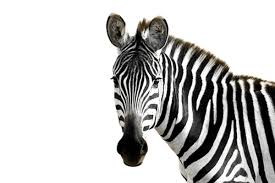
#> input picture notebooks/IA/imagenes/frida.jpg, 275 x 183 px
$ jupyter execute 12.ipynb   (shell and % lines are left out)
#> lines starting #> are read from the running program, lines starting #| are printed output that depends on the picture
[cell 1]
import numpy as np
import matplotlib.pyplot as plt
from PIL import Image

plt.style.use('classic')  # Esto configura el estilo clásico para los gráficos

# Cambia la ruta a la ubicación correcta de tu imagen
imagen = Image.open("./imagenes/frida.jpg")  # Asegúrate de que 'imagenes' está en el directorio correcto
#> imagen is the input picture: PIL image 275x183 RGB; mean R, G, B 197, 196.6, 195.7


plt.imshow(imagen)  # Muestra la imagen
plt.show()  # Muestra la imagen

[cell 2]
imagen_gr=imagen.convert('LA')

imagen_mat = np.array(list(imagen_gr.getdata(band=0)), float)

imagen_mat.shape = (imagen_gr.size[1], imagen_gr.size[0])

U, D, V = np.linalg.svd(imagen_mat)
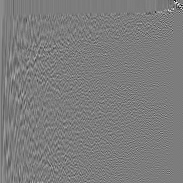
#> U: shape (183, 183) float64; min -0.701, max 0.729, mean 0.000344; drawn with min black and max white
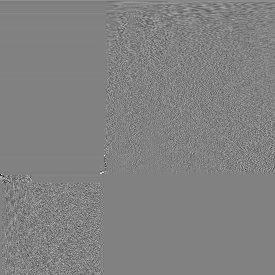
#> V: shape (275, 275) float64; min -0.764, max 0.737, mean 0.000294; drawn with min black and max white
#> D = 183 values, max 45770.8 at index 0, min 4.45e-12 at index 176, mean 790.4

print(imagen_mat.shape)
#| (183, 275)
print(U.shape)
#| (183, 183)
print(D.shape)
#| (183,)
print(V.shape)
#| (275, 275)

[cell 3]
imagen_recons = np.matrix(U[:, :1]) * np.diag(D[:1]) * np.matrix(V[:1,:])
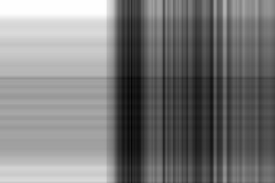
#> imagen_recons: shape (183, 275) float64; min 93.56, max 308.3, mean 197.3; drawn with min black and max white
plt.imshow(imagen_recons, cmap='gray')  # Muestra la imagen
plt.show()

[cell 4]
i = 5
imagen_recons = np.matrix(U[:, :i]) * np.diag(D[:i]) * np.matrix(V[:i,:])
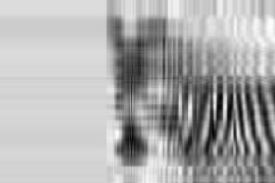
#> imagen_recons: shape (183, 275) float64; min -62.2, max 318.2, mean 196.7; drawn with min black and max white
plt.imshow(imagen_recons, cmap='gray')# Muestra la imagen

titulo = "valores singulares = %s" % i

plt.title(titulo)
plt.show()

[cell 5]
i = 10
imagen_recons = np.matrix(U[:, :i]) * np.diag(D[:i]) * np.matrix(V[:i,:])
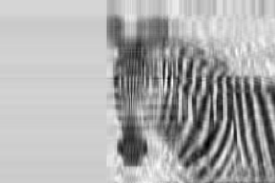
#> imagen_recons: shape (183, 275) float64; min -90.3, max 334.1, mean 196.7; drawn with min black and max white
plt.imshow(imagen_recons, cmap='gray')# Muestra la imagen

titulo = "valores singulares = %s" % i

plt.title(titulo)
plt.show()

[cell 6]
i = 50
imagen_recons = np.matrix(U[:, :i]) * np.diag(D[:i]) * np.matrix(V[:i,:])
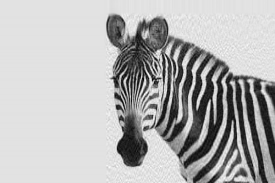
#> imagen_recons: shape (183, 275) float64; min -36.01, max 292.2, mean 196.6; drawn with min black and max white
plt.imshow(imagen_recons, cmap='gray')# Muestra la imagen

titulo = "valores singulares = %s" % i

plt.title(titulo)
plt.show()
